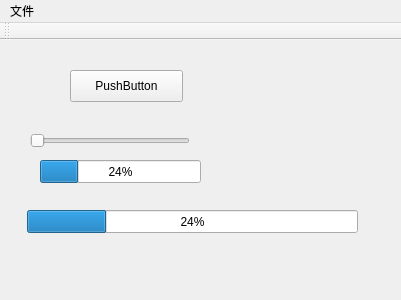
<?xml version="1.0" encoding="UTF-8"?>
<ui version="4.0">
 <class>MainWindow</class>
 <widget class="QMainWindow" name="MainWindow">
  <property name="geometry">
   <rect>
    <x>0</x>
    <y>0</y>
    <width>401</width>
    <height>300</height>
   </rect>
  </property>
  <property name="windowTitle">
   <string>MainWindow</string>
  </property>
  <widget class="QWidget" name="centralWidget">
   <widget class="QPushButton" name="pushButton">
    <property name="geometry">
     <rect>
      <x>70</x>
      <y>30</y>
      <width>113</width>
      <height>32</height>
     </rect>
    </property>
    <property name="text">
     <string>PushButton</string>
    </property>
   </widget>
   <widget class="QProgressBar" name="progressBar">
    <property name="geometry">
     <rect>
      <x>40</x>
      <y>120</y>
      <width>161</width>
      <height>23</height>
     </rect>
    </property>
    <property name="value">
     <number>24</number>
    </property>
   </widget>
   <widget class="QSlider" name="horizontalSlider">
    <property name="geometry">
     <rect>
      <x>30</x>
      <y>90</y>
      <width>160</width>
      <height>22</height>
     </rect>
    </property>
    <property name="orientation">
     <enum>Qt::Horizontal</enum>
    </property>
   </widget>
   <widget class="QProgressBar" name="progressBar_2">
    <property name="geometry">
     <rect>
      <x>27</x>
      <y>170</y>
      <width>331</width>
      <height>23</height>
     </rect>
    </property>
    <property name="value">
     <number>24</number>
    </property>
   </widget>
  </widget>
  <widget class="QMenuBar" name="menuBar">
   <property name="geometry">
    <rect>
     <x>0</x>
     <y>0</y>
     <width>401</width>
     <height>22</height>
    </rect>
   </property>
   <widget class="QMenu" name="menu">
    <property name="title">
     <string>文件</string>
    </property>
    <addaction name="actionopen"/>
   </widget>
   <addaction name="menu"/>
  </widget>
  <widget class="QToolBar" name="mainToolBar">
   <attribute name="toolBarArea">
    <enum>TopToolBarArea</enum>
   </attribute>
   <attribute name="toolBarBreak">
    <bool>false</bool>
   </attribute>
  </widget>
  <action name="actionopen">
   <property name="text">
    <string>open</string>
   </property>
  </action>
 </widget>
 <layoutdefault spacing="6" margin="11"/>
 <resources/>
 <connections>
  <connection>
   <sender>horizontalSlider</sender>
   <signal>valueChanged(int)</signal>
   <receiver>progressBar</receiver>
   <slot>setValue(int)</slot>
   <hints>
    <hint type="sourcelabel">
     <x>134</x>
     <y>130</y>
    </hint>
    <hint type="destinationlabel">
     <x>138</x>
     <y>155</y>
    </hint>
   </hints>
  </connection>
 </connections>
</ui>
